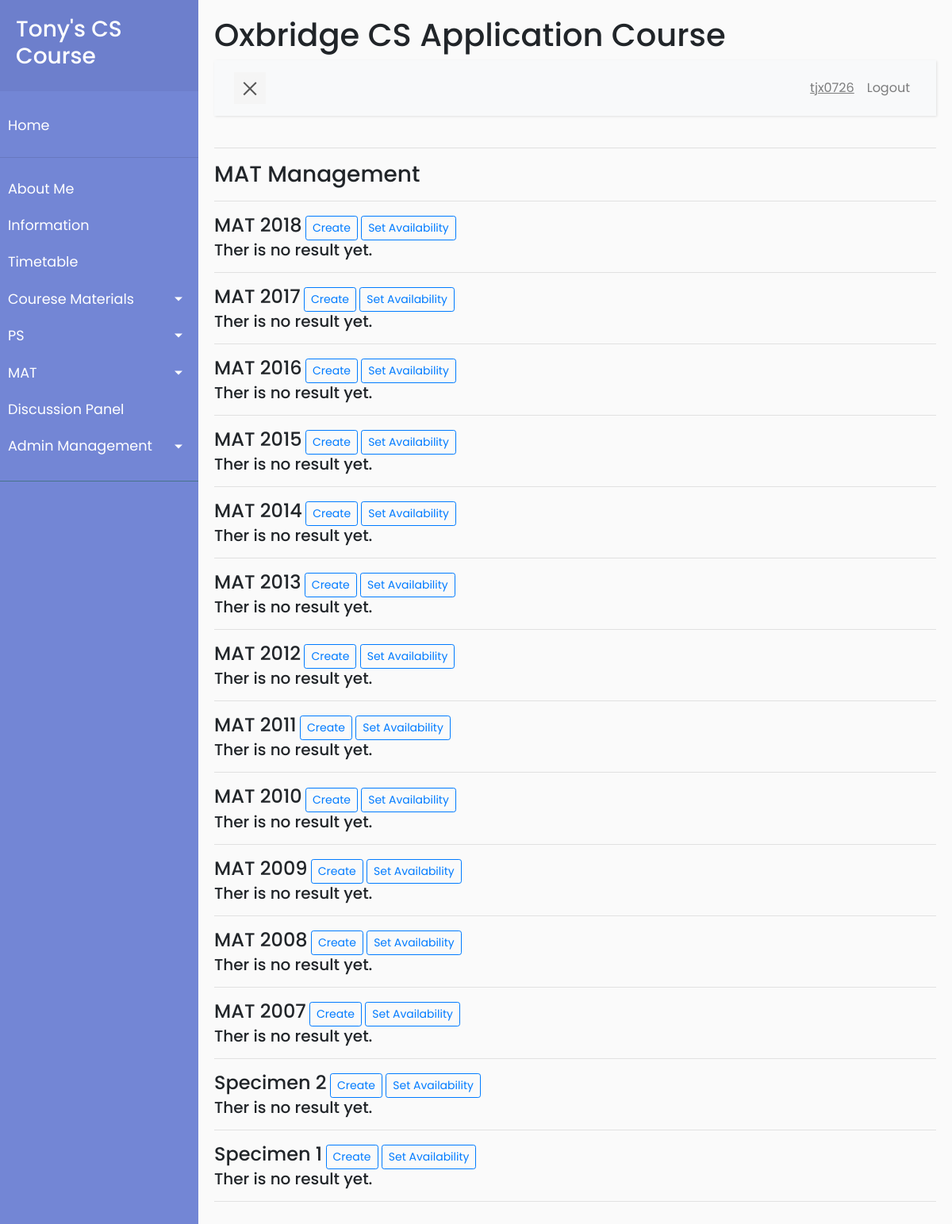
Page /management/mat_management (signed in) on the committed database.
### app/models.py (models this page shows, shortened)
class User(UserMixin, db.Model):
    id = db.Column(db.Integer, primary_key=True)
    username = db.Column(db.String(64), index=True, unique=True)
    firstname = db.Column(db.String(64), index=True)
    lastname = db.Column(db.String(64), index=True)
    email = db.Column(db.String(120), index=True, unique=True)
    password_hash = db.Column(db.String(128))
    is_admin = db.Column(db.Boolean, default=False)
    posts = db.relationship('Post', backref='author', lazy='dynamic')
    mats = db.relationship('Mat', secondary=user_mat_association,
                           back_populates='viewers')
    mat_results = db.relationship(
        'Mat_result', backref='student', lazy='dynamic')
    ps_own = db.relationship("Ps_files", backref='owner', lazy='dynamic',
                             foreign_keys='Ps_files.user_id_owner')
    ps_by_me = db.relationship("Ps_files", backref='author',
                               lazy='dynamic', foreign_keys='Ps_files.user_id_author')

class Mat(db.Model):
    name = db.Column(db.String(20), primary_key=True)
    paper_path = db.Column(db.String(128))
    answer_path = db.Column(db.String(128))
    viewers = db.relationship('User', secondary=user_mat_association,
                              back_populates='mats')
    results = db.relationship('Mat_result', backref='paper', lazy='dynamic',
                              foreign_keys='Mat_result.mat_name')
    correct_answer = db.Column(db.String(10))

### app/routes.py (the view, shortened to what this page needs)
@app.route('/management/mat_management')
@login_required
@admin_requirement
def mat_management():
    data = []
    mats = Mat.query.order_by(Mat.name.desc()).all()
    for mat in mats:
        m = {}
        data.append(m)
        m['name'] = mat.name
        m['results'] = []
        prev_id = 0
        prev_timestamp = 0
    return render_template('mat_management.html', title='Mat Management',
                           mats=data)

### app/models.py (called while the page is built)
@login.user_loader
def load_user(id):
    return User.query.get(int(id))

### app/routes.py (called while the page is built)
def admin_requirement(f):
    from functools import wraps
    @wraps(f)
    def wrap(*args, **kwargs):
        if current_user.is_admin:
            return f(*args, **kwargs)
        else:
            flash('You have no access to admin contents.')
            return redirect(url_for('index'))
    return wrap

### app/templates/mat_management.html
{% extends "base.html" %}
{% block content %}
    <h3>MAT Management</h3>
    <hr>
    {% for mat in mats%}
        <h4 style="display:inline;">{{mat['name']}}</h4>
        <a class="btn btn-outline-primary btn-sm"
            href="{{url_for('mat_result_create', paper_name=mat['name'])}}" role="button">Create</a>
            <a class="btn btn-outline-primary btn-sm"
                href="{{url_for('mat_availability', paper_name=mat['name'])}}" role="button">Set
            Availability</a>
        {% if mat['results'] | length > 0%}
        <table class="table">
            <thead>
            <tr>
                <th scope="col">#</th>
                <th scope="col">Student</th>
                {% include '_mat_results_table_display.html'%}
            </tr>
            </thead>
            <tbody>
        {% for result in mat['results']%}
            <tr>
                <th scope="row">{{ result['id'] }}</th>
                <td>
                    <u><a href="{{ url_for('user_default',
                            username=result['user'].username) }}">
                                {{result['user'].firstname}}
                                {{result['user'].lastname}}</a></u>  <a href="{{
                                url_for('mat_management_user',
                                username=result['user'].username)}}" class="btn
                                btn-primary btn-sm" role="button">All</a>
                </td>
                {% include '_mat_results_table_display2.html'%}
            </tr>
        {% endfor %}
            </tbody>
        </table>
        {% else %}
        <h5>Ther is no result yet.</h5>
        {% endif %}
        <hr>
    {% endfor %}
{% endblock%}

### app/templates/base.html (shortened to what this page needs)
<html lang="en">
    <head>
        <link rel="stylesheet" href="{{  url_for('static', filename='scripts/css/bootstrap.min.css') }}">
        <link rel="stylesheet" href="{{  url_for('static', filename='scripts/css/style5.css') }}">
    </head>
    <body>
        <div class="wrapper">
            <nav id="sidebar">
                <div class="sidebar-header">
                    <a href="{{ url_for('index') }}"><h3>Tony's CS Course</h3></a>
                </div>
                <ul class="list-unstyled components">
                    <li>
                        <a href="{{ url_for('index') }}">Home</a>
                    </li>
                    <hr>
                    <li>
                        <a href="#">About Me</a>
                    </li>
                    <li>
                        <a href="#">Information</a>
                    </li>
                    <li>
                        <a href="#">Timetable</a>
                    </li>
                    <li>
                        <a href="#cmSubmenu" data-toggle="collapse"
                            aria-expanded="false"
                            class="dropdown-toggle">Courese Materials</a>
                    </li>
                    <li>
                        <a href="#psSubmenu" data-toggle="collapse"
                            aria-expanded="false" class="dropdown-toggle">PS</a>
                    </li>
                    <li>
                        <a href="#matSubmenu" data-toggle="collapse"
                            aria-expanded="false" class="dropdown-toggle">MAT</a>
                    </li>
                    <li>
                        <a href="{{ url_for('discussion_no_page') }}">Discussion Panel</a>
                    </li>
					{% if current_user.is_admin%}
                    <li>
                        <a href="#adminSubmenu" data-toggle="collapse" aria-expanded="false" class="dropdown-toggle">Admin Management</a>
                    </li>
					{% endif %}
                </ul>
            </nav>
            <div id="content">
                <h1>Oxbridge CS Application Course</h1>
                <nav class="navbar navbar-expand-lg navbar-light bg-light">
                    <div class="container-fluid">
                        <button type="button" id="sidebarCollapse" class="navbar-btn">
                            <span></span>
                        </button>
                        <div class="collapse navbar-collapse" id="navbarSupportedContent">
                            <ul class="nav navbar-nav ml-auto">
                                {% if current_user.is_anonymous %}
                                <li class="nav-item">
                                    <a class="nav-link" href="{{ url_for('login') }}">Login</a>
                                </li>
                                <li class="nav-item">
                                    <a class="nav-link" href="{{
                                        url_for('register') }}">Register</a>
                                </li>
                                {% else %}
                                <li class="nav-item">
                                    <a class="nav-link" href="{{
                                        url_for('user_default', username=current_user.username)}}"><u>{{current_user.username}}</u></a>
                                </li>
                                <li class="nav-item">
                                    <a class="nav-link" href="{{ url_for('logout') }}">Logout</a>
                                </li>
                                {% endif %}
                            </ul>
                        </div>
                    </div>
                </nav>
                <hr>
                {% block content %}
                {% endblock %}
            </div>
        </div>
    </body>
</html>

### app/static/scripts/css/style5.css (style rules this page uses)
body { font-family: 'Poppins', sans-serif; background: #fafafa; word-wrap: break-word; }
a, a:hover, a:focus { color: inherit; text-decoration: none; transition: all 0.3s; }
.navbar { padding: 15px 10px; background: #fff; border: none; border-radius: 0; margin-bottom: 40px; box-shadow: 1px 1px 3px rgba(0, 0, 0, 0.1); }
.navbar-btn { box-shadow: none; outline: none !important; border: none; }
.wrapper { display: flex; width: 100%; align-items: stretch; perspective: 1500px; }
#sidebar { min-width: 250px; max-width: 250px; background: #7386D5; color: #fff; transition: all 0.6s cubic-bezier(0.945, 0.020, 0.270, 0.665); transform-origin: bottom left; }
#sidebar .sidebar-header { padding: 20px; background: #6d7fcc; }
#sidebar ul.components { padding: 20px 0; border-bottom: 1px solid #47748b; }
#sidebar ul li a { padding: 10px; font-size: 1.1em; display: block; }
a[data-toggle="collapse"] { position: relative; }
.dropdown-toggle::after { display: block; position: absolute; top: 50%; right: 20px; transform: translateY(-50%); }
#content { width: 100%; padding: 20px; min-height: 100vh; transition: all 0.3s; }
#sidebarCollapse { width: 40px; height: 40px; background: #f5f5f5; cursor: pointer; }
#sidebarCollapse span { width: 80%; height: 2px; margin: 0 auto; display: block; background: #555; transition: all 0.8s cubic-bezier(0.810, -0.330, 0.345, 1.375); transition-delay: 0.2s; }
#sidebarCollapse span:last-of-type { transform: rotate(-45deg) translate(1px, -1px); }

### rows in the picture
User: username "tjx0726"
Mat: name "MAT 2018"
Mat: name "MAT 2017"
Mat: name "MAT 2016"
Mat: name "MAT 2015"
Mat: name "MAT 2014"
Mat: name "MAT 2013"
Mat: name "MAT 2012"
Mat: name "MAT 2011"
Mat: name "MAT 2010"
Mat: name "MAT 2009"
Mat: name "MAT 2008"
Mat: name "MAT 2007"
Mat: name "Specimen 2"
Mat: name "Specimen 1"
